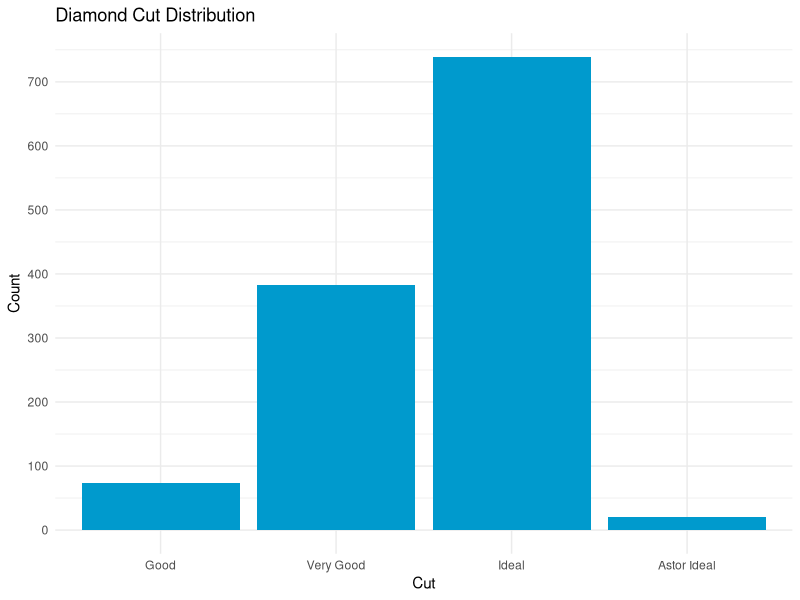
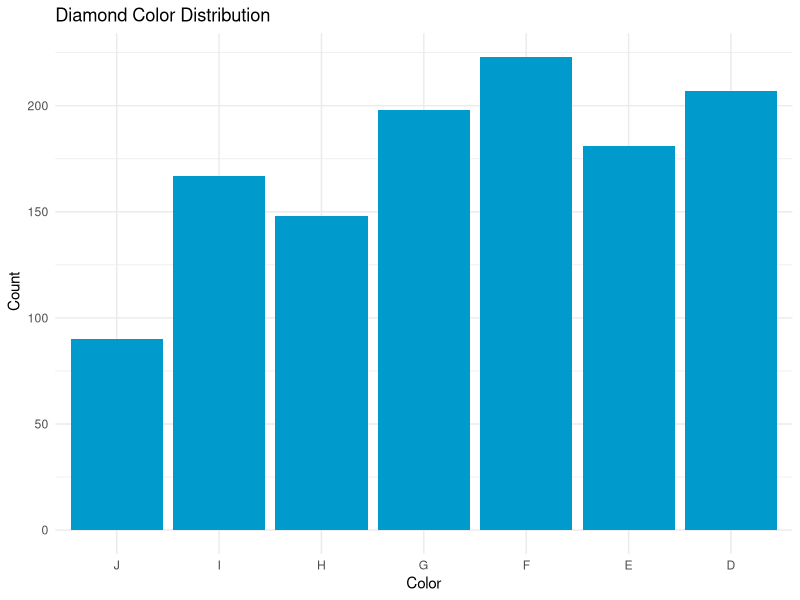
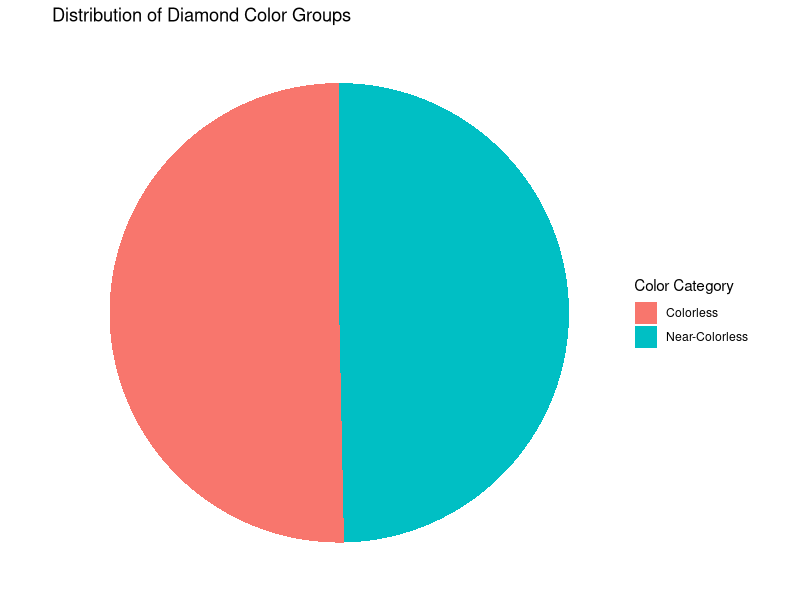
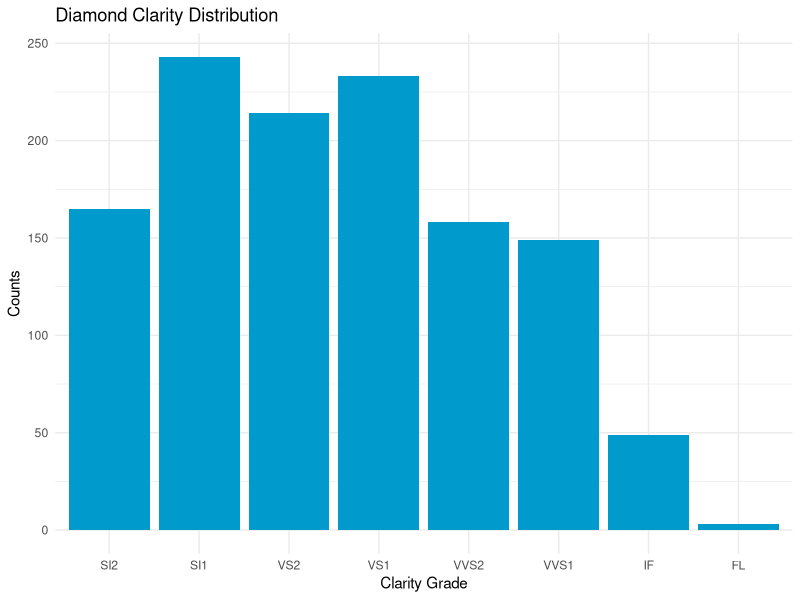
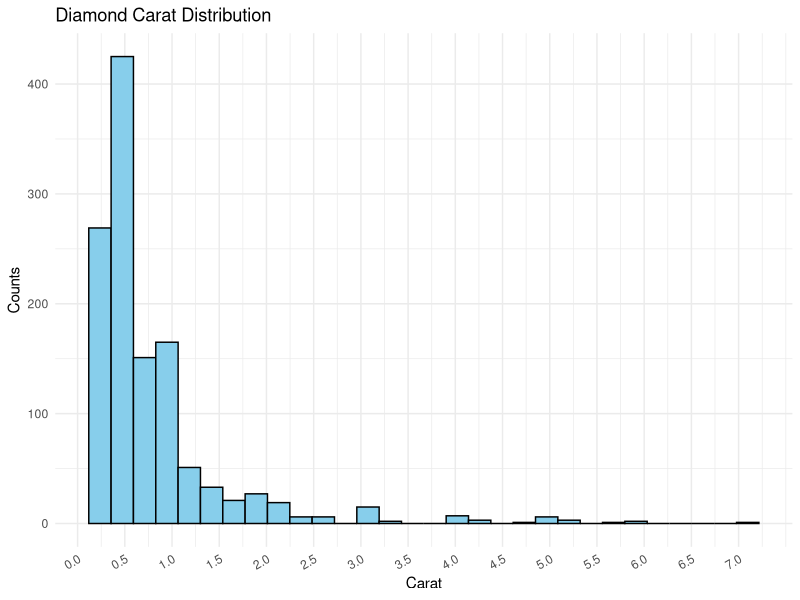
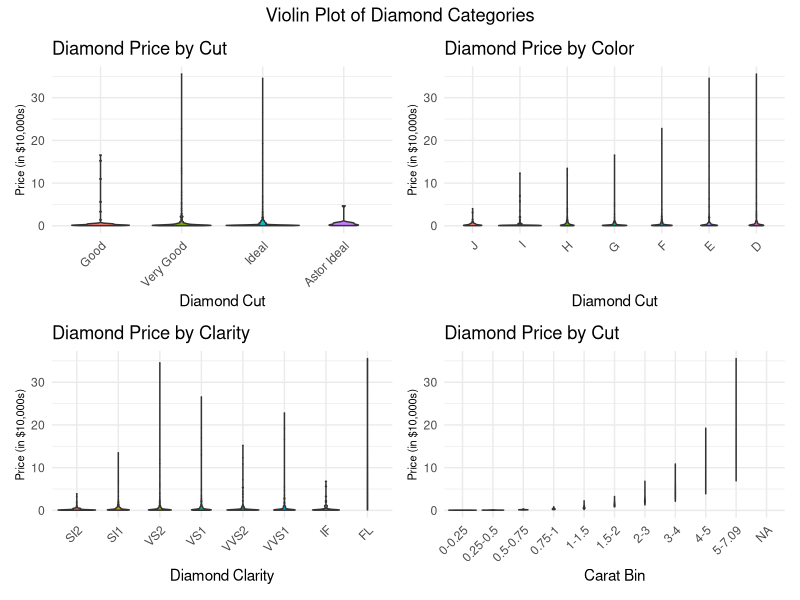
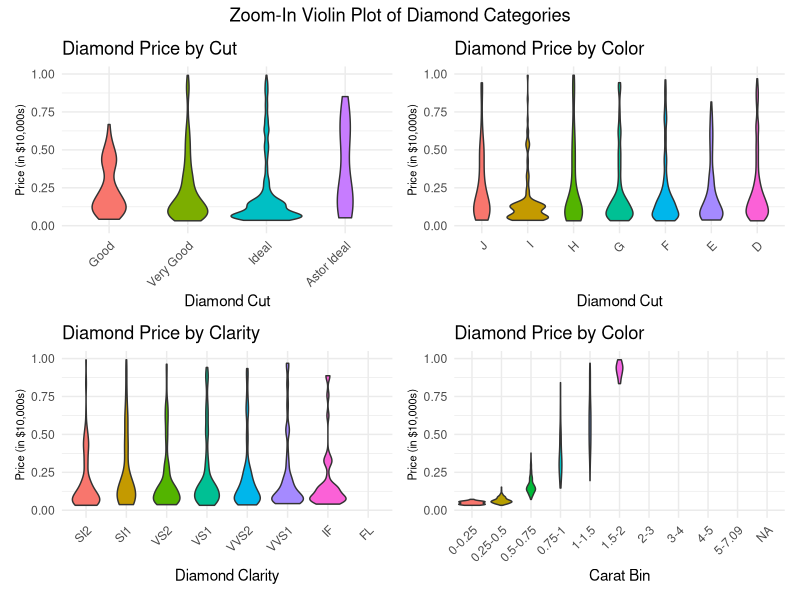
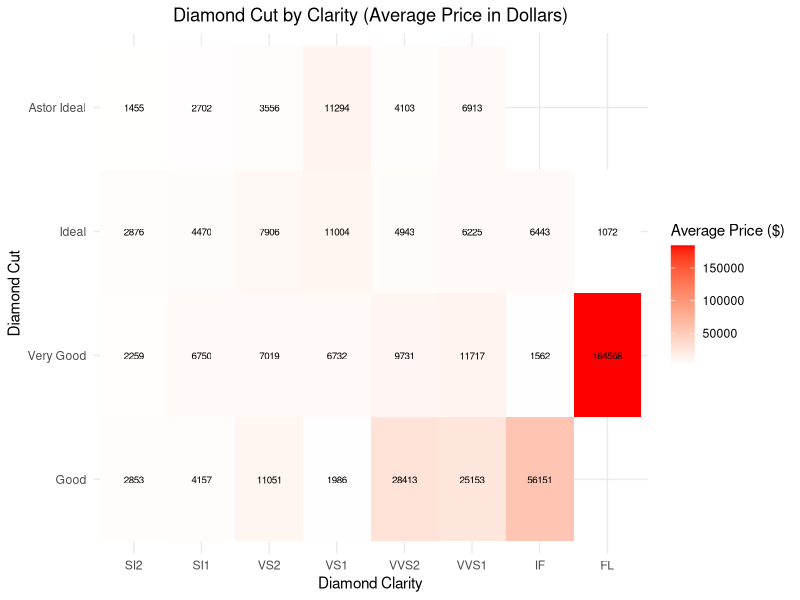

Here is the R script that generated these plots, in order: (Note: this script raises an error after producing the figures.)
## ---- chunk 1
rm(list = ls())
library(tidyverse)
library(MASS)
library(patchwork)
library(kableExtra)
library(knitr)
library(scales)


diamond <- read.csv("diamonds4.csv")
## ---- chunk 2
diamond<-diamond%>%
  mutate(cut=cut%>%
           fct_relevel(c("Good","Very Good","Ideal","Astor Ideal")))%>%
  mutate(clarity=clarity%>%
           fct_relevel(c("SI2","SI1","VS2","VS1","VVS2","VVS1","IF","FL")))%>%
  mutate(color=color%>%
           fct_relevel(c("J","I","H","G","F","E","D")))

diamond <- diamond %>%
  mutate(carat_bin = cut(carat,
                         breaks = c(0, 0.25, 0.5, 0.75, 1, 1.5, 2, 3, 4, 5, max(carat)),
                         labels = c("0-0.25", "0.25-0.5", "0.5-0.75", "0.75-1", "1-1.5", "1.5-2", "2-3", "3-4", "4-5", paste("5", max(carat), sep="-")),
                         right = FALSE)) %>%
  drop_na(carat) 

carat_new_bins <- diamond %>%
  drop_na(carat) %>%
  mutate(carat_bin = cut(carat,
                         breaks = c(0, 0.25, 0.5, 0.75, 1, 1.5, 2, 3, 4, 5, 8),
                         labels = c("0-0.25", "0.25-0.5", "0.5-0.75", "0.75-1", "1-1.5", "1.5-2", "2-3", "3-4", "4-5", "5-8"),
                         right = FALSE))

CutCarat<-carat_new_bins%>%
  group_by(cut,carat_bin)%>%
  summarise(Ave_Price=round(mean(price),0))%>%
  ungroup()

ColorCarat<-carat_new_bins%>%
  group_by(color,carat_bin)%>%
  summarise(Ave_Price=round(mean(price),0))%>%
  ungroup()

ClarityCarat<-carat_new_bins%>%
  group_by(clarity,carat_bin)%>%
  summarise(Ave_Price=round(mean(price),0))%>%
  ungroup()
## ---- chunk 3
ggplot(diamond, aes(x=cut))+
  geom_bar(fill = "deepskyblue3")+
  scale_y_continuous(breaks=seq(0,800,100))+
  labs(x="Cut", y="Count",
       title="Diamond Cut Distribution") + 
  theme_minimal() + 
  theme(legend.position = "none")
## ---- chunk 4
ggplot(diamond, aes(x=color)) +
  geom_bar(fill = "deepskyblue3") +
  labs(title = "Diamond Color Distribution",
       x = "Color",
       y = " Count") +
  theme_minimal() 
## ---- chunk 5

diamond <- diamond %>%
  mutate(color_category = case_when(
    color %in% c("D", "E", "F") ~ "Colorless",
    color %in% c("G", "H", "I", "J") ~ "Near-Colorless",
    color %in% c("K") ~ "Faint"
  ))

color_counts <- diamond %>%
  count(color_category)

ggplot(color_counts, aes(x="", y=n, fill=color_category)) + 
  geom_bar(stat="identity", width=1) + 
  coord_polar("y", start=0) + 
  labs(title = "Distribution of Diamond Color Groups",
       x = NULL,
       y = NULL,
       fill = "Color Category") + 
  theme_void()
## ---- chunk 6
# arrange clarity by rating
clarity_ordered <- diamond %>%
  mutate(clarity = factor(clarity, levels = c("SI2", "SI1", "VS2", "VS1", "VVS2", "VVS1", "IF", "FL"))) %>%
  arrange(clarity)

# bar chart of counts and clarity grade
ggplot(clarity_ordered, aes(x=clarity))+
  geom_bar(fill = "deepskyblue3")+
  labs(x="Clarity Grade", y="Counts", title="Diamond Clarity Distribution") +
  theme_minimal()
## ---- chunk 7
ggplot(diamond, aes(x = carat)) +
  geom_histogram(fill = "skyblue", color = "black", alpha = 1) + 
  labs(title = "Diamond Carat Distribution",x = "Carat",y = "Counts") +
  scale_x_continuous(breaks = seq(0, max(diamond$carat), by = 0.5)) +
  scale_y_continuous(labels = scales::comma) +
  theme_minimal() + 
  theme(axis.text.x = element_text(angle = 30, hjust = 1))

## ---- chunk 8

carat_summary <- diamond %>%
  mutate(carat_bin = cut(carat, breaks = c(0, 0.25, 0.5, 0.75, 1, 1.5, 2, 3, 4, 5, 6, 7, 8), right = FALSE)) %>%
  drop_na(carat_bin) %>%
  count(carat_bin) %>%
  mutate(proportions = round(n / sum(n), 3))
kable(carat_summary, col.names = c("Carat Range", "Count", "Proportion"),
      caption = "Summary of diamond by Carat Range") %>%
  kable_styling(full_width = FALSE, position = "center", latex_options = c("HOLD_position", "striped")) %>%
  column_spec(1, width = "5cm") %>%
  column_spec(2, width = "3cm") %>%
  column_spec(3, width = "3cm")

## ---- chunk 9
g1 <- ggplot(diamond, aes(x = cut, y = price/10000, fill = cut)) + 
  geom_violin() +
  labs(title = "Diamond Price by Cut",
       x = "Diamond Cut",
       y = "Price (in $10,000s)") +
  theme_minimal() +
  theme(legend.position = "none",
        axis.text.x = element_text(angle = 45, hjust = 1),
        axis.title.y = element_text(size = 8))


g2 <- ggplot(diamond, aes(x = color, y = price/10000, fill = color)) + 
  geom_violin() +
  labs(title = "Diamond Price by Color",
       x = "Diamond Cut",
       y = "Price (in $10,000s)") +
  theme_minimal() +
  theme(legend.position = "none",
        axis.text.x = element_text(angle = 45, hjust = 1),
        axis.title.y = element_text(size = 8))

g3 <- ggplot(diamond, aes(x = clarity, y = price/10000, fill = clarity)) + 
  geom_violin() +
  labs(title = "Diamond Price by Clarity",
       x = "Diamond Clarity",
       y = "Price (in $10,000s)") +
  theme_minimal() +
  theme(legend.position = "none",
        axis.text.x = element_text(angle = 45, hjust = 1),
        axis.title.y = element_text(size = 8))

g4 <- ggplot(diamond, aes(x = carat_bin, y = price/10000, fill = carat_bin)) + 
  geom_violin() +
  labs(title = "Diamond Price by Cut",
       x = "Carat Bin",
       y = "Price (in $10,000s)") +
  theme_minimal() +
  theme(legend.position = "none",
        axis.text.x = element_text(angle = 45, hjust = 1),
        axis.title.y = element_text(size = 8))

(g1 | g2) / (g3 | g4) + 
  plot_annotation(title = "Violin Plot of Diamond Categories", 
  theme = theme(plot.title = element_text(hjust = 0.5)))
## ---- chunk 10
g1 <- ggplot(diamond, aes(x = cut, y = price/10000, fill = cut)) + 
  geom_violin() +
  scale_y_continuous(limits = c(0, 1))  +
  theme_minimal() +
  labs(title = "Diamond Price by Cut",
       x = "Diamond Cut",
       y = "Price (in $10,000s)") +
  theme(legend.position = "none",
        axis.text.x = element_text(angle = 45, hjust = 1),
        axis.title.y = element_text(size = 8))

g2 <- ggplot(diamond, aes(x = color, y = price/10000, fill = color)) + 
  geom_violin() +
  scale_y_continuous(limits = c(0, 1))  +
  labs(title = "Diamond Price by Color",
       x = "Diamond Cut",
       y = "Price (in $10,000s)") +
  theme_minimal() +
  theme(legend.position = "none",
        axis.text.x = element_text(angle = 45, hjust = 1),
        axis.title.y = element_text(size = 8))

g3 <- ggplot(diamond, aes(x = clarity, y = price/10000, fill = clarity)) + 
  geom_violin() +
  scale_y_continuous(limits = c(0, 1))  +
  labs(title = "Diamond Price by Clarity",
       x = "Diamond Clarity",
       y = "Price (in $10,000s)") +
  theme_minimal() +
  theme(legend.position = "none",
        axis.text.x = element_text(angle = 45, hjust = 1),
        axis.title.y = element_text(size = 8))

g4 <- ggplot(diamond, aes(x = carat_bin, y = price/10000, fill = carat_bin)) + 
  geom_violin() +
  scale_y_continuous(limits = c(0, 1))  +
  labs(title = "Diamond Price by Color",
       x = "Carat Bin",
       y = "Price (in $10,000s)") +
  theme_minimal() +
  theme(legend.position = "none",
        axis.text.x = element_text(angle = 45, hjust = 1),
        axis.title.y = element_text(size = 8))

(g1 | g2) / (g3 | g4) + 
  plot_annotation(title = "Zoom-In Violin Plot of Diamond Categories", 
  theme = theme(plot.title = element_text(hjust = 0.5)))
## ---- chunk 11
cut_Min_Tab<-CutCarat%>%
  group_by(carat_bin)%>%
  rename(Ave_Price_Cut=Ave_Price)%>%
  mutate(Min_Cut=min(Ave_Price_Cut))%>%
  filter(Ave_Price_Cut==Min_Cut)

cut_Max_Tab<-CutCarat%>%
  group_by(carat_bin)%>%
  rename(Ave_Price_Cut=Ave_Price)%>%
  mutate(Max_Cut=max(Ave_Price_Cut))%>%
  filter(Ave_Price_Cut==Max_Cut)

color_Min_Tab<-ColorCarat%>%
  group_by(carat_bin)%>%
  rename(Ave_Price_Color=Ave_Price)%>%
  mutate(Min_Color=min(Ave_Price_Color))%>%
  filter(Ave_Price_Color==Min_Color)

color_Max_Tab<-ColorCarat%>%
  group_by(carat_bin)%>%
  rename(Ave_Price_Color=Ave_Price)%>%
  mutate(Max_Color=max(Ave_Price_Color))%>%
  filter(Ave_Price_Color==Max_Color)

clarity_Min_Tab<-ClarityCarat%>%
  group_by(carat_bin)%>%
  rename(Ave_Price_Clar=Ave_Price)%>%
  mutate(Min_Clar=min(Ave_Price_Clar))%>%
  filter(Ave_Price_Clar==Min_Clar)

clarity_Max_Tab<-ClarityCarat%>%
  group_by(carat_bin)%>%
  rename(Ave_Price_Clar=Ave_Price)%>%
  mutate(Max_Clar=max(Ave_Price_Clar))%>%
  filter(Ave_Price_Clar==Max_Clar)

clarity_Full_Tab<-bind_rows(clarity_Min_Tab,clarity_Max_Tab)%>%
  arrange(carat_bin,Ave_Price_Clar)

color_Full_Tab<-bind_rows(color_Min_Tab,color_Max_Tab)%>%
  arrange(carat_bin,Ave_Price_Color)

cut_Full_Tab<-bind_rows(cut_Min_Tab,cut_Max_Tab)%>%
  arrange(carat_bin,Ave_Price_Cut)

clarity_tab_calc<-clarity_Full_Tab%>%
  group_by(carat_bin)%>%
  summarize(Price_Rng_Clar=max(Ave_Price_Clar)-min(Ave_Price_Clar))%>%
  dplyr::select(Price_Rng_Clar)

color_tab_calc<-color_Full_Tab%>%
  group_by(carat_bin)%>%
  summarize(Price_Rng_Color=max(Ave_Price_Color)-min(Ave_Price_Color))%>%
  dplyr::select(Price_Rng_Color)

cut_tab_calc<-cut_Full_Tab%>%
  group_by(carat_bin)%>%
  summarize(Price_Rng_Cut=max(Ave_Price_Cut)-min(Ave_Price_Cut))%>%
  dplyr::select(carat_bin,Price_Rng_Cut)

Full_Tab<-bind_cols(cut_tab_calc,color_tab_calc,clarity_tab_calc)
## ---- chunk 12

# new dataframe with cut and clarity ordered 
cut_clarity<-diamond%>%
  mutate(cut=cut%>%
           fct_relevel(c("Good","Very Good","Ideal","Astor Ideal")))%>%
  mutate(clarity=clarity%>%
           fct_relevel(c("SI2","SI1","VS2","VS1","VVS2","VVS1","IF","FL")))

# compare cut and clarity by count 
cut_clarity1<-cut_clarity%>%
  count(cut,clarity)%>%
  group_by(cut)%>%
  mutate(Percentage= round(n/sum(n)*100,2))

# compare cut and clarity by price
cut_clarity2<-cut_clarity%>%
  group_by(cut,clarity)%>%
  summarise(avg_price=round(mean(price),0))%>%
  ungroup()
 

ggplot(cut_clarity2,aes(x=clarity,y=cut,fill=avg_price))+
  geom_tile()+
  scale_fill_gradient(low="white",high="red", 
                      name = "Average Price ($)") +
  geom_text(aes(label = avg_price), size = 2.5) +
  labs(x="Diamond Clarity",y="Diamond Cut",
       title="Diamond Cut by Clarity (Average Price in Dollars)") +
  theme_minimal() +
  theme(plot.title = element_text(hjust=0.5))

## ---- chunk 13
# new dataframe with carat new bins and clarity ordered
carat_new_bins <- clarity_ordered %>%
  drop_na(carat) %>%
  mutate(carat_bin = cut(carat,
                         breaks = c(0, 0.25, 0.5, 0.75, 1, 1.5, 2, 3, 4, 5, max(carat)),
                         labels = c("0-0.25", "0.25-0.5", "0.5-0.75", "0.75-1", "1-1.5", "1.5-2", "2-3", "3-4", "4-5", paste("5",max(carat),sep="-")),
                         right = FALSE)) %>%
  drop_na(carat_bin)

# compare carat and clarity by count 
carat_clarity1<-carat_new_bins%>%
  count(carat_bin,clarity)%>%
  group_by(carat_bin)%>%
  mutate(Percentage= round(n/sum(n)*100,2))

# compare carat and clarity by price
carat_clarity2<-carat_new_bins%>%
  group_by(clarity,carat_bin)%>%
  summarise(avg_price=round(mean(price),0))%>%
  ungroup()
 

ggplot(carat_clarity2,aes(x=carat_bin,y=clarity,fill=avg_price))+
  geom_tile()+
  scale_fill_gradient(low="white",high="red",
                      name = "Average Price ($)")+
  geom_text(aes(label = avg_price), size = 2.5) +
  labs(x="Carat Bin",y="Clarity",
       title="Diamond Clarity by Carat Bin (Average Price in Dollars)") +
  theme_minimal() +
  theme(axis.text.x = element_text(angle = 45, hjust = 1),
        plot.title = element_text(hjust=0.5)) 


## ---- chunk 14
# compare color and clarity by count 
color_clarity1 <- clarity_ordered %>%
  count(color, clarity) %>%
  group_by(color) %>%
  mutate(Percentage= round(n/sum(n)*100,2))

# compare color and clarity by price 
color_clarity2 <- clarity_ordered%>%
  group_by(color,clarity)%>%
  summarise(avg_price=round(mean(price),0))%>%
  ungroup()


ggplot(color_clarity2,aes(x=clarity,y=color,fill=avg_price))+
  geom_tile()+
  scale_fill_gradient(low="white",high="red")+
  geom_text(aes(label=round(avg_price/1000, 2)), size = 2.5) +
  labs(x="Clarity",y="Color",
       title="Diamond Color by Clarity (Average Price in Dollars)") + 
  theme_minimal() + 
  theme(plot.title = element_text(hjust=0.5))


## ---- chunk 15
ggplot(CutCarat,aes(x=carat_bin,y=cut,fill=Ave_Price/1000))+
  geom_tile()+
  scale_fill_gradient(low="white",high="blue")+
  geom_text(aes(label=round(Ave_Price/1000, 2)), size = 2.5)+
  labs(x="Carat Bin",y="Cut",
       title="Diamond Cut by Carat Range") +
  theme_minimal() + 
  theme(axis.text.x=element_text(angle=45), plot.title = element_text(hjust=0.5))
## ---- chunk 16
ggplot(ColorCarat,aes(x=carat_bin,y=color,fill=Ave_Price/1000))+
  geom_tile()+
  scale_fill_gradient(low="white",high="orange")+
  geom_text(aes(label=round(Ave_Price/1000, 2)), size = 2.5)+
  labs(x="Carat Bin",y="Color",
       title="Diamond Color by Carat Range") + 
  theme_minimal() + 
  theme(axis.text.x=element_text(angle=45), 
        plot.title = element_text(hjust=0.5))

## ---- chunk 17
ggplot(ClarityCarat,aes(x=carat_bin,y=clarity,fill=Ave_Price))+
  geom_tile()+
  scale_fill_gradient(low="white",high="pink")+
  geom_text(aes(label=round(Ave_Price/1000, 2)), size = 2.5)+
  labs(x="Carat Bin",y="Clarity",
       title="Diamond Clarity by Carat Range") +
  theme_minimal() + 
  theme(axis.text.x=element_text(angle=45), plot.title = element_text(hjust=0.5))
## ---- chunk 18
# Full_Tab %>%
#    kbl(format = "latex", booktabs = TRUE, caption = "Clarity/Color/Cut Max-Min Ave Price Range per Carat Bin") %>%
#    kable_styling(latex_options = c("HOLD_position", "striped"))
## ---- chunk 19
color_cut <- diamond %>%
  count(cut,color) %>%
  group_by(color) %>%
  mutate(Percentage= round(n/sum(n)*100,2))


ggplot(color_cut,aes(x=cut, y=color, fill=Percentage))+
  geom_tile()+
  scale_fill_gradient(low="white",high="purple")+
  geom_text(aes(label=Percentage), size = 2.5)+
  theme(plot.title = element_text(hjust = 0.5, size = 8),
        legend.title = element_text(size = 7)) +
  labs(x="Diamond Color by Cut",
       y="Color",
       title="Diamond Color by Cut") +
  theme_minimal()

## ---- chunk 20
color_clarity <- diamond %>%
  count(color, clarity) %>%
  group_by(color) %>%
  mutate(Percentage= round(n/sum(n)*100,2))


ggplot(color_clarity, aes(x = color, y = clarity, fill = Percentage)) + 
  geom_tile() +
  scale_fill_gradient(low = "white", high = "purple") +
  geom_text(aes(label = Percentage), size = 2.5) +
  theme(plot.title = element_text(hjust = 0.5, size = 8),
        legend.title = element_text(size = 7)) +
  labs(
    x = "Diamond Color by Clarity",
    y = "Clarity",
    title = "Diamond Color by Clarity"
  ) +
  theme_minimal()
## ---- chunk 21
color_carat <- diamond %>%
  count(color, carat_bin) %>%
  group_by(color) %>%
  mutate(Percentage= round(n/sum(n)*100,2))

  
ggplot(color_carat, aes(x = color, y = carat_bin, fill = Percentage))+
  geom_tile() +
  scale_fill_gradient(low = "white", high = "purple") +
  geom_text(aes(label = Percentage), size = 2.5) +
  theme(plot.title = element_text(hjust = 0.5, size = 8),
        legend.title = element_text(size = 7)) + 
  labs(
    x = "Color",
    y = "Carat",
    title = "Diamond Color by Carat"
  ) +
  theme_minimal()
## ---- chunk 22
cut_carrat <- diamond %>%
  count(cut, carat_bin) %>%
  group_by(cut) %>%
  mutate(Percentage= round(n/sum(n)*100,2))

  
ggplot(cut_carrat, aes(x = cut, y = carat_bin, fill = Percentage))+
  geom_tile() +
  scale_fill_gradient(low = "white", high = "purple") +
  geom_text(aes(label = Percentage), size = 2.5) +
  theme(plot.title = element_text(hjust = 0.5, size = 8),
        legend.title = element_text(size = 7)) + 
  labs(
    x = "Cut",
    y = "Carat",
    title = "Diamond Cut by Carat"
  ) +
  theme_minimal()
## ---- chunk 23
clarity_cut <- diamond %>%
  count(cut, clarity) %>%
  group_by(cut) %>%
  mutate(Percentage= round(n/sum(n)*100,2))

  
ggplot(clarity_cut, aes(x = cut, y = clarity, fill = Percentage))+
  geom_tile() +
  scale_fill_gradient(low = "white", high = "purple") +
  geom_text(aes(label = Percentage), size = 2.5) +
  theme(plot.title = element_text(hjust = 0.5, size = 8),
        legend.title = element_text(size = 7)) + 
  labs(
    x = "Cut",
    y = "Clarity",
    title = "Diamond Cut by Clarity"
  ) +
  theme_minimal()
## ---- chunk 24
ggplot(diamond, aes(x = carat, y = price)) +
  geom_point(color = "skyblue", alpha = 1) +
  labs(title = "Diamond Price vs Carat",x = "Carat",y = "Price") +
  geom_smooth(method = "lm", color = "blue") +
  scale_y_continuous(labels = scales::comma) +
  theme_minimal()
  
## ---- chunk 25
carat_price_summary2 <- diamond %>%
  mutate(carat_bin = cut(carat, breaks = c(0, 0.25, 0.5, 0.75, 1, 1.5, 2, 3, 4, 5, 6, 7, 8), right = FALSE)) %>%
  group_by(carat_bin) %>%
  summarise(
    Min_Price = min(price, na.rm = TRUE),
    Max_Price = max(price, na.rm = TRUE),
    Avg_Price = round(mean(price, na.rm = TRUE), 2),
    Variability_Percent = round((Max_Price - Min_Price) / Min_Price * 100,2))
kable(carat_price_summary2, col.names = c("Carat Range", "Min Price", "Max Price", "Average Price", "Variability (%)"),
      caption = "Summary of Diamond Prices by Carat Range") %>%
  kable_styling(full_width = FALSE, position = "center") %>%
  column_spec(1, width = "5cm") %>%
  column_spec(2, width = "3cm") %>%
  column_spec(3, width = "3cm")
## ---- chunk 26
model_carat <- lm(price ~ carat, diamond)
par(mfrow = c(2,2))
plot(model_carat)
residuals_model <- residuals(model_carat)
## ---- chunk 27
residuals_model <- residuals(model_carat)
acf(residuals_model)
## ---- chunk 28
boxcox(model_carat)
## ---- chunk 29
diamond$price_sqrt <- sqrt(diamond$price)
model_carat_sqrt <- lm(price_sqrt ~ carat, diamond)


par(mfrow = c(2, 2))
plot(model_carat_sqrt)
## ---- chunk 30
residuals_model_sq <- residuals(model_carat_sqrt)
acf(residuals_model_sq)
## ---- chunk 31
print(summary(model_carat_sqrt))
## ---- chunk 32
ggplot(diamond, aes(x = carat, y = price_sqrt)) +
  geom_point(color = "skyblue", alpha = 1) +
  labs(title = "Diamond Square Root Price vs Carat",x = "Carat",y = "Square Root Price") +
  geom_smooth(method = "lm", color = "blue") +
  scale_y_continuous(labels = scales::comma) +
  theme_minimal()
